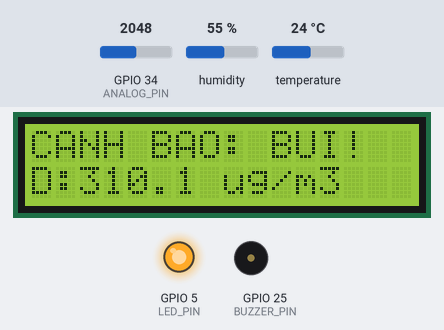
A sketch run on a simulated ESP32. Parts: 16×2 character LCD, output pins drawn as LEDs (lit = HIGH), buzzer (waves = sounding). The test bench sets the inputs (shaded band); at power-on: humidity 55 %, temperature 24 °C, GPIO 34 (ANALOG_PIN) = 2048. WiFi joins after 1.5 s; servers stay silent unless stated; what the sketch prints to the serial monitor is not drawn.

Above: at 5.3 s.
5.4 s: humidity set to 84 %
9.8 s: humidity set to 87 %
At 13.0 s:
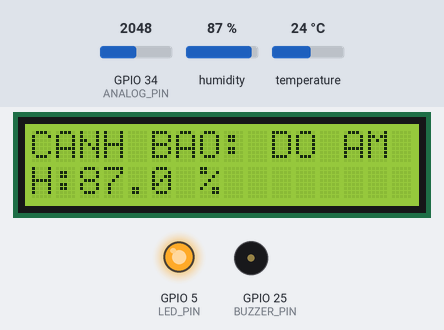
15.8 s: temperature set to 37 °C
19.8 s: temperature set to 40 °C
At 25.5 s:
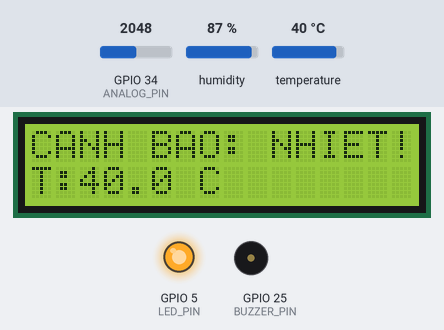
25.8 s: GPIO 34 (ANALOG_PIN) set to 2866
At 29.9 s:
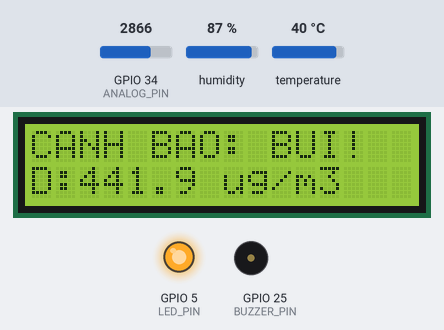
31.8 s: GPIO 34 (ANALOG_PIN) set to 3603
At 36.4 s:
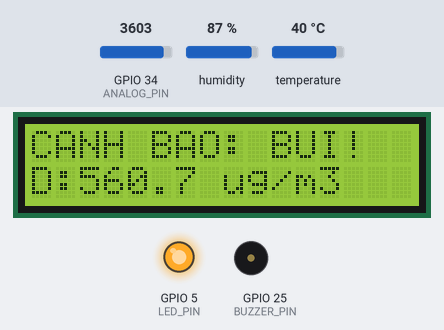
Timing chart, 0 to 37.9 s (numbered marks = the images above; inputs shaded):
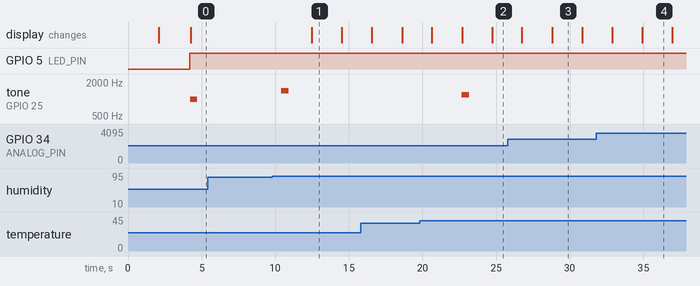

Measured:
- the behaviour switches between 85 and 86 % on humidity (found by bisection; images 0 and 1)
- the behaviour switches between 38 and 39 °C on temperature (found by bisection; images 1 and 2)
- after the input at 9.8 s, tone on GPIO 25 (BUZZER_PIN): silent → 1400 Hz after 0.61 s, → silent 0.50 s later; the display: changes after 2.7 s (image 1)
- after the input at 19.8 s, tone on GPIO 25 (BUZZER_PIN): silent → 1200 Hz after 2.9 s, → silent 0.50 s later; the display: first differs from a run without the input after 4.9 s (image 2)
- what the display in image 1 shows lasts 2.0 s, from 12.5 s to 14.5 s
- what the display in image 3 shows lasts 2.0 s, from 28.8 s to 30.8 s

The sketch:

giamSatKhongKhi.ino
```cpp
#define BLYNK_TEMPLATE_ID "TMPL6Qg6_8eTZ"
#define BLYNK_TEMPLATE_NAME "Giám sát chất lượng không khí"
#define BLYNK_AUTH_TOKEN "Lervbwy0A5z_NRMNSUBSEvANjXurSiSU"

#include <Wire.h>
#include <LiquidCrystal_I2C.h>
#include <DHT.h>
#include <WiFi.h>
#include <WiFiClient.h>
#include <BlynkSimpleEsp32.h>

// WiFi
#define WIFI_SSID "lab"
#define WIFI_PASS "12345678"

// Cảm biến & thiết bị
#define DHT_PIN 26
#define DHT_TYPE DHT11
#define LED_PIN 5
#define ANALOG_PIN 34
#define BUZZER_PIN 25

// Ngưỡng cảnh báo
#define DUST_THRESHOLD 55
#define TEMP_THRESHOLD 38
#define HUMI_THRESHOLD 85

// Blynk chân ảo
#define VIRTUAL_TEMP V0
#define VIRTUAL_HUMI V1
#define VIRTUAL_DUST V2
#define VIRTUAL_ALERT V3

// Khởi tạo đối tượng
DHT dht(DHT_PIN, DHT_TYPE);
LiquidCrystal_I2C lcd(0x27, 16, 2);

bool alertSentDust = false;
bool alertSentTemp = false;
bool alertSentHumi = false;
bool alertEnabled = true;
unsigned long previousMillis = 0;
const long interval = 2000;

void connectWiFiBlynk() {
  Serial.print("Đang kết nối WiFi...");
  WiFi.mode(WIFI_STA);
  WiFi.begin(WIFI_SSID, WIFI_PASS);
  unsigned long startAttemptTime = millis();
  while (WiFi.status() != WL_CONNECTED && millis() - startAttemptTime < 10000) {
    Serial.print(".");
    delay(500);
  }
  if (WiFi.status() != WL_CONNECTED) {
    Serial.println("\nKết nối WiFi thất bại!");
    lcd.clear();
    lcd.print("WiFi FAIL!");
    delay(1000);
    return;
  }
  Serial.println("\nWiFi đã kết nối!");
  Blynk.begin(BLYNK_AUTH_TOKEN, WIFI_SSID, WIFI_PASS);
  if (!Blynk.connect()) {
    Serial.println("Kết nối Blynk thất bại!");
    lcd.clear();
    lcd.print("Blynk FAIL!");
    delay(1000);
  } else {
    Serial.println("Kết nối Blynk thành công");
  }
}

float readDustDensity() {
  digitalWrite(LED_PIN, LOW);
  delayMicroseconds(280);
  int analogValue = analogRead(ANALOG_PIN);
  delayMicroseconds(40);
  digitalWrite(LED_PIN, HIGH);
  delayMicroseconds(9680);

  float voltage = analogValue * (3.3 / 4095.0);
  float dustDensity = (voltage - 0.1) / 0.005;
  return max(dustDensity, (float)0);
}

void displayLCD(float temp, float humi, float dust) {
  bool showDust = dust > DUST_THRESHOLD;
  bool showTemp = temp > TEMP_THRESHOLD;
  bool showHumi = humi > HUMI_THRESHOLD;

  if (showDust || showTemp || showHumi) {
    if (showDust) {
      lcd.clear();
      lcd.setCursor(0, 0);
      lcd.print("CANH BAO: BUI!");
      lcd.setCursor(0, 1);
      lcd.print("D:");
      lcd.print(dust, 1);
      lcd.print(" ug/m3");
      delay(2000);
    }
    if (showTemp) {
      lcd.clear();
      lcd.setCursor(0, 0);
      lcd.print("CANH BAO: NHIET!");
      lcd.setCursor(0, 1);
      lcd.print("T:");
      lcd.print(temp, 1);
      lcd.print(" C");
      delay(2000);
    }
    if (showHumi) {
      lcd.clear();
      lcd.setCursor(0, 0);
      lcd.print("CANH BAO: DO AM");
      lcd.setCursor(0, 1);
      lcd.print("H:");
      lcd.print(humi, 1);
      lcd.print(" %");
      delay(2000);
    }
  } else {
    lcd.clear();
    lcd.setCursor(0, 0);
    lcd.print("T:");
    lcd.print(temp, 1);
    lcd.print("C H:");
    lcd.print(humi, 1);
    lcd.print("%");
    lcd.setCursor(0, 1);
    lcd.print("D:");
    lcd.print(dust, 1);
    lcd.print(" ug/m3");
  }
}

void checkAlerts(float temp, float humi, float dust) {
  static unsigned long lastAlertTime = 0;
  const unsigned long alertInterval = 30000;

  if (dust > DUST_THRESHOLD && alertEnabled && (!alertSentDust || millis() - lastAlertTime > alertInterval)) {
    Blynk.logEvent("high_dust_warning", "Nồng độ bụi quá cao!");
    tone(BUZZER_PIN, 1000, 500);
    alertSentDust = true;
    lastAlertTime = millis();
    Serial.println("Cảnh báo bụi!");
  } else if (dust <= DUST_THRESHOLD) {
    alertSentDust = false;
  }

  if (temp > TEMP_THRESHOLD && alertEnabled && (!alertSentTemp || millis() - lastAlertTime > alertInterval)) {
    Blynk.logEvent("high_temp_warning", "Nhiệt độ quá cao!");
    tone(BUZZER_PIN, 1200, 500);
    alertSentTemp = true;
    lastAlertTime = millis();
    Serial.println("Cảnh báo nhiệt độ!");
  } else if (temp <= TEMP_THRESHOLD) {
    alertSentTemp = false;
  }

  if (humi > HUMI_THRESHOLD && alertEnabled && (!alertSentHumi || millis() - lastAlertTime > alertInterval)) {
    Blynk.logEvent("high_humi_warning", "Độ ẩm quá cao!");
    tone(BUZZER_PIN, 1400, 500);
    alertSentHumi = true;
    lastAlertTime = millis();
    Serial.println("Cảnh báo độ ẩm!");
  } else if (humi <= HUMI_THRESHOLD) {
    alertSentHumi = false;
  }
}

BLYNK_WRITE(VIRTUAL_ALERT) {
  alertEnabled = param.asInt();
  Serial.print("Cảnh báo: ");
  Serial.println(alertEnabled ? "BẬT" : "TẮT");

  lcd.clear();
  lcd.setCursor(0, 0);
  lcd.print("Canh bao:");
  lcd.setCursor(0, 1);
  lcd.print(alertEnabled ? "BAT" : "TAT");
  delay(2000);
  lcd.clear();
}

void setup() {
  Serial.begin(115200);
  dht.begin();
  pinMode(LED_PIN, OUTPUT);
  pinMode(BUZZER_PIN, OUTPUT);
  digitalWrite(BUZZER_PIN, LOW);
  lcd.init();
  lcd.backlight();
  lcd.setCursor(0, 0);
  lcd.print("Khoi dong...");
  delay(2000);
  lcd.clear();
  connectWiFiBlynk();
}

void loop() {
  Blynk.run();

  unsigned long currentMillis = millis();
  if (currentMillis - previousMillis >= interval) {
    previousMillis = currentMillis;

    float humi = dht.readHumidity();
    float temp = dht.readTemperature();
    float dust = readDustDensity();

    if (!isnan(humi) && !isnan(temp)) {
      Blynk.virtualWrite(VIRTUAL_TEMP, temp);
      Blynk.virtualWrite(VIRTUAL_HUMI, humi);
      Blynk.virtualWrite(VIRTUAL_DUST, dust);

      checkAlerts(temp, humi, dust);
      displayLCD(temp, humi, dust);

      Serial.printf("Nhiet do: %.1f°C | Do am: %.1f%% | Bui: %.1f ug/m3\n", temp, humi, dust);
    } else {
      lcd.clear();
      lcd.print("Loi cam bien!");
      Serial.println("Lỗi đọc DHT11!");
    }
  }
}
```
